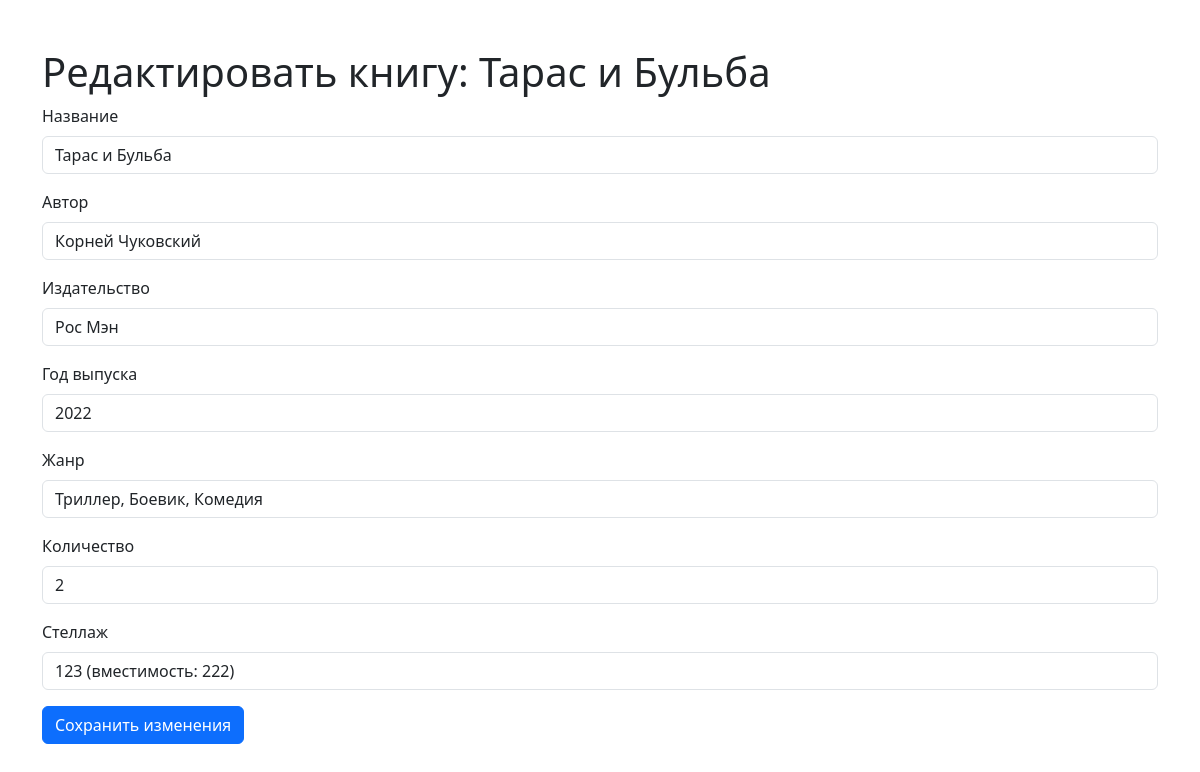
/edit-book/9/, run on the app's committed database.
### bookstore/models.py (models this page shows, shortened)
class Book(models.Model):
    author = models.CharField(max_length=255, verbose_name="Автор")
    title = models.CharField(max_length=255, verbose_name="Название")
    publisher = models.CharField(max_length=255, verbose_name="Издательство")
    publication_year = models.PositiveIntegerField(verbose_name="Год выпуска")
    genre = models.CharField(max_length=100, verbose_name="Жанр")
    quantity = models.PositiveIntegerField(default=1, verbose_name="Количество")
    shelf = models.ForeignKey(Shelf, on_delete=models.SET_NULL, null=True, blank=True, related_name="books", verbose_name="Стеллаж")
    class Meta:
        verbose_name = "Книга"
        verbose_name_plural = "Книги"

class Shelf(models.Model):
    name = models.CharField(max_length=100, unique=True, verbose_name="Название стеллажа")
    capacity = models.PositiveIntegerField(verbose_name="Вместимость стелажа")
    current_occupation = models.IntegerField(default=0, verbose_name="Текущее количество книг")
    class Meta:
        verbose_name = "Стелаж"
        verbose_name_plural = "Стелажи"

### bookstore/views.py (the view, shortened to what this page needs)
# urls.py: path('edit-book/<int:book_id>/', views.edit_book, name='edit_book'),
def edit_book(request, book_id):
    book = get_object_or_404(Book, id=book_id)
    shelves = Shelf.objects.all()
    return render(request, 'bookstore/edit_book.html', {'book': book, 'shelves': shelves})

### templates/bookstore/edit_book.html (shortened to what this page needs)
<!DOCTYPE html>
<html lang="en">
<head>
    <link rel="stylesheet" href="https://cdn.jsdelivr.net/npm/bootstrap@5.3.0/dist/css/bootstrap.min.css">
</head>
<body>
    <div class="container mt-5">
        <h1>Редактировать книгу: {{ book.title }}</h1>
        <form method="post">
            <div class="mb-3">
                <label for="title" class="form-label">Название</label>
                <input type="text" class="form-control" id="title" name="title" value="{{ book.title }}" required>
            </div>
            <div class="mb-3">
                <label for="author" class="form-label">Автор</label>
                <input type="text" class="form-control" id="author" name="author" value="{{ book.author }}" required>
            </div>
            <div class="mb-3">
                <label for="publisher" class="form-label">Издательство</label>
                <input type="text" class="form-control" id="publisher" name="publisher" value="{{ book.publisher }}">
            </div>
            <div class="mb-3">
                <label for="publication_year" class="form-label">Год выпуска</label>
                <input type="number" class="form-control" id="publication_year" name="publication_year" value="{{ book.publication_year }}">
            </div>
            <div class="mb-3">
                <label for="genre" class="form-label">Жанр</label>
                <input type="text" class="form-control" id="genre" name="genre" value="{{ book.genre }}">
            </div>
            <div class="mb-3">
                <label for="quantity" class="form-label">Количество</label>
                <input type="number" class="form-control" id="quantity" name="quantity" value="{{ book.quantity }}" required>
            </div>
            <div class="mb-3">
                <label for="shelf" class="form-label">Стеллаж</label>
                <select class="form-control" id="shelf" name="shelf">
                    {% for shelf in shelves %}
                    <option value="{{ shelf.id }}" {% if book.shelf == shelf %}selected{% endif %}>
                        {{ shelf.name }} (вместимость: {{ shelf.capacity }})
                    </option>
                    {% endfor %}
                </select>
            </div>
            <button type="submit" class="btn btn-primary">Сохранить изменения</button>
        </form>
    </div>
</body>
</html>

### data on the page
Book: title "Тарас и Бульба", author "Корней Чуковский", publisher "Рос Мэн", publication_year "2022", genre "Триллер, Боевик, Комедия", quantity "2", shelf "123 (вместимость: 222)"
